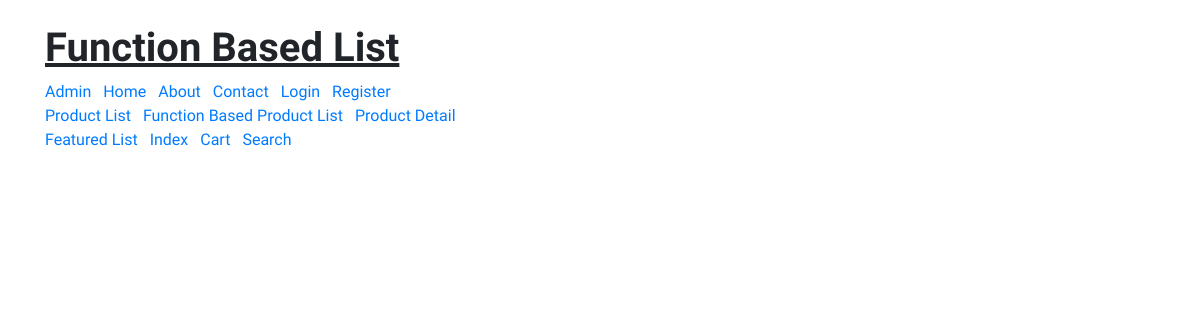
The page /products/f/ on the database as committed earlier.
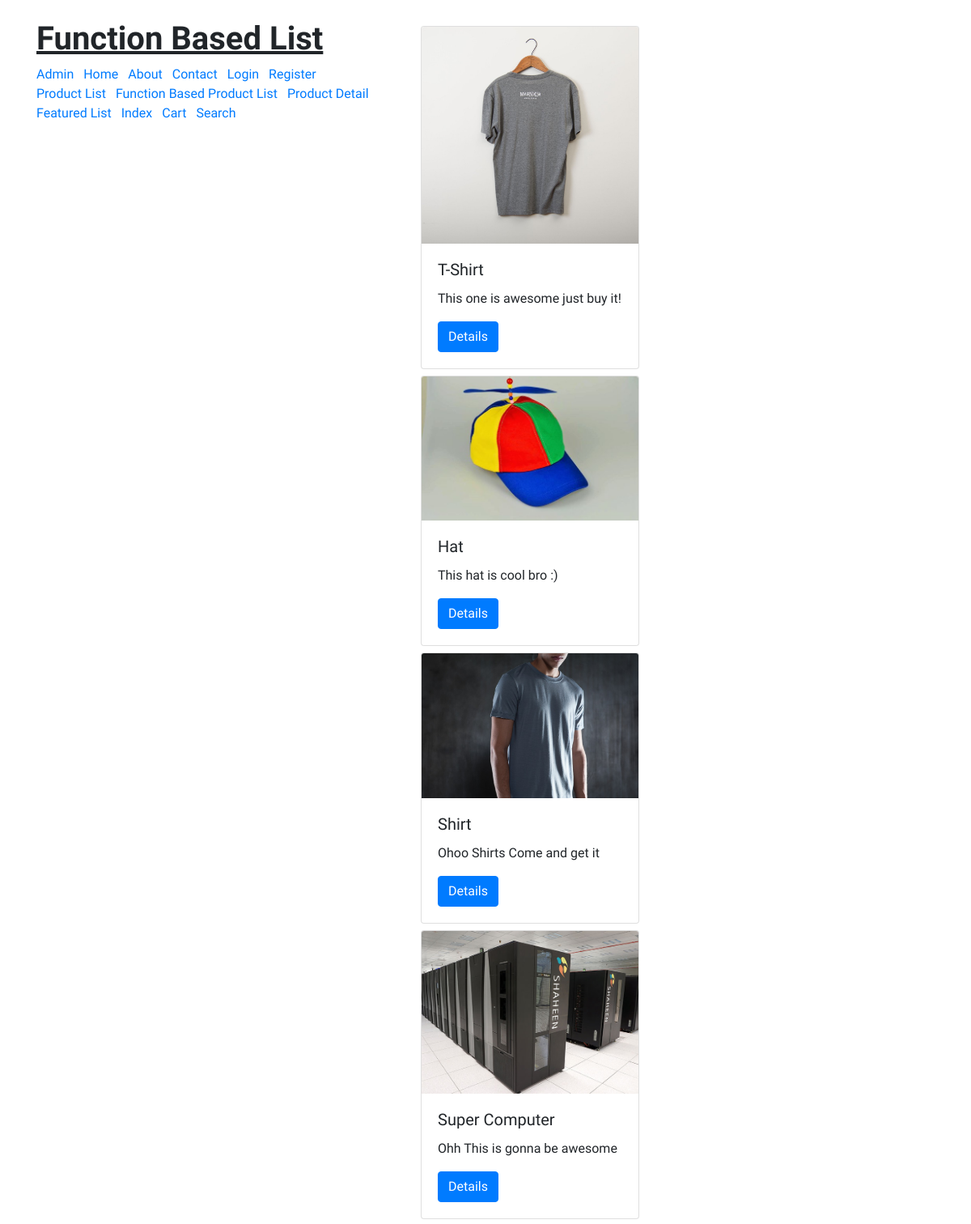
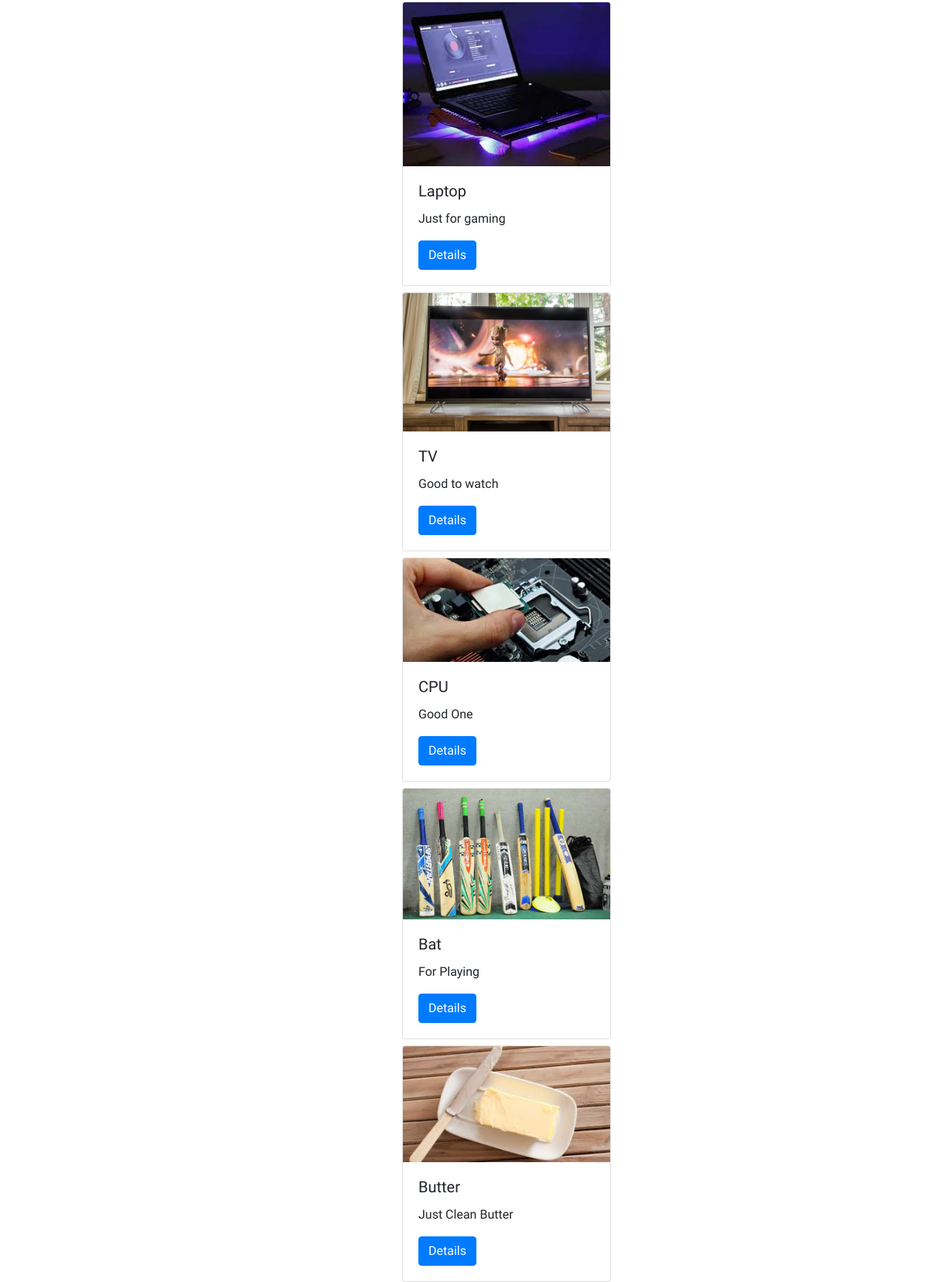
The same page on the database as committed later (2 pictures, top to bottom).
### products/models.py (models this page shows, shortened)
class Product(models.Model):
	title = models.CharField(max_length=120)
	slug = models.SlugField(null=True, blank=True)
	description = models.TextField()
	price = models.DecimalField(decimal_places=2, max_digits=20, default=39.99)
	image = models.ImageField(upload_to='products/', null=True, blank=True)
	featured = models.BooleanField(default=False)

### products/views.py (the view)
# urls.py: path('f/',views.product_list_view, name="product_list_f" ),
def product_list_view(request):
	queryset = Product.objects.all()
	context = {
		"object_list": queryset,
		"title": "Function Based List",
	}
	return render(request, "products/product_list.html", context)

### products/templates/products/product_list.html (shortened to what this page needs)
<!doctype html>
{% load static %}
<html lang="en">
  <head>
    <link rel="stylesheet" href="https://stackpath.bootstrapcdn.com/bootstrap/4.1.3/css/bootstrap.min.css">
  </head>
  <body>
    <div class="container mt-4">
      <div class="row">
        <div class="col-5">
          <h1><b><u>{{ title }}</u></b></h1>
          {% include "nav.html" %}
        </div>
        <div class="col-6">
          {% for i in object_list %}
          {% include "card.html" with i=i %}
          {% endfor %}
        </div>
      </div>
    </div>
  </body>
</html>

### templates/card.html
<div class="card mt-2 d-inline-block w-50">
	{% if i.image %}
  <img class="card-img-top" src="{{ i.image.url }}" alt="Card image cap">
	{% endif %}
  <div class="card-body">
    <h5 class="card-title">{{ i.title }}</h5>
    <p class="card-text">{{ i.description }}</p>
    <a href="{% url 'products:product_detail' i.slug %}" class="btn btn-primary">Details</a>
  </div>
</div>

Rows that differ between the two databases and show on the page:
added Product: image (picture), title "T-Shirt", description "This one is awesome just buy it!"
added Product: image (picture), title "Hat", description "This hat is cool bro :)"
added Product: image (picture), title "Shirt", description "Ohoo Shirts Come and get it"
added Product: image (picture), title "Super Computer", description "Ohh This is gonna be awesome"
added Product: image (picture), title "Laptop", description "Just for gaming"
added Product: image (picture), title "TV", description "Good to watch"
added Product: image (picture), title "CPU", description "Good One"
added Product: image (picture), title "Bat", description "For Playing"
added Product: image (picture), title "Butter", description "Just Clean Butter"
